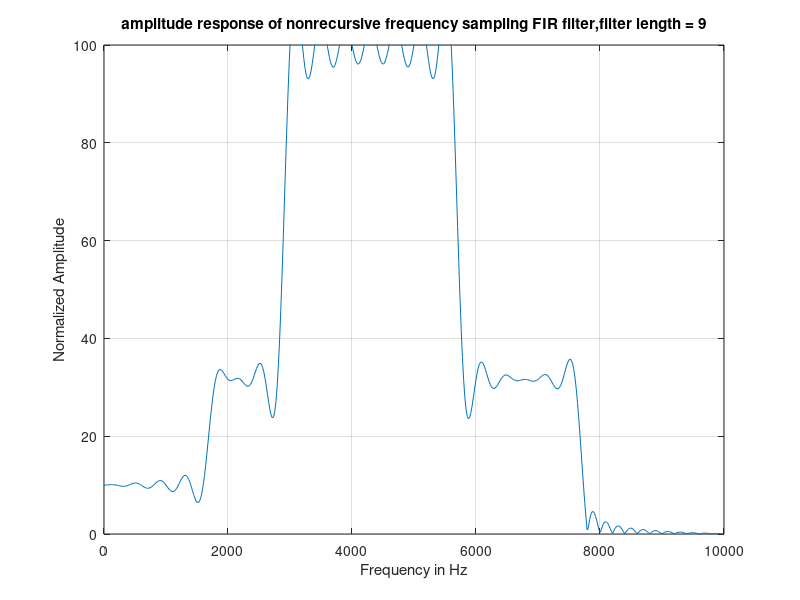
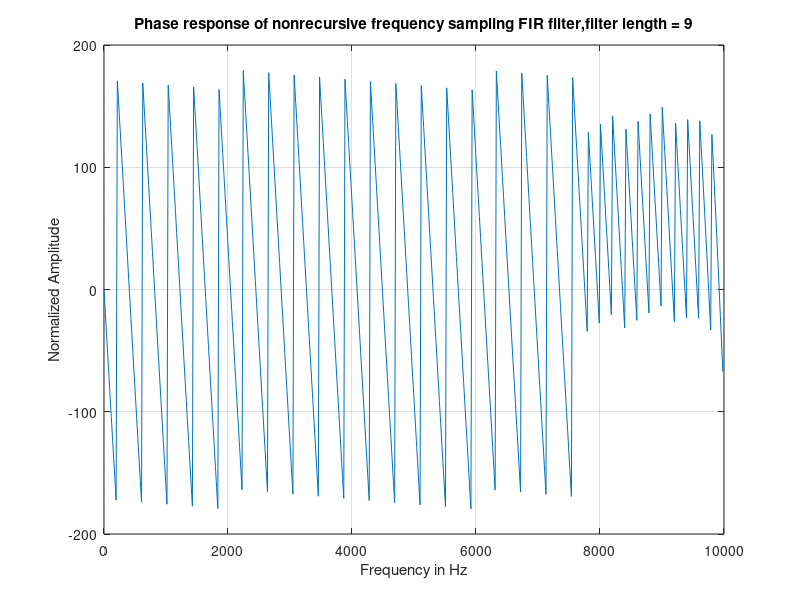

MATLAB code for these plots, in order:
clear all;
clc;
N=100;
alpha=(N/2)-1;
upper_limit=(N/2)-1;
Fs=20000;
H=[10 10 10 10 10 10 10 10 10 31.62 31.62 31.62 31.62 31.62 31.62 100 100 100 100  100 100 100 100  100 100 100 100 100 100 31.62 31.62 31.62 31.62 31.62 31.62 31.62 31.62 31.62 31.62 0 0 0 0 0 0 0 0 0 0 0];
m=1;
for n=0:(N-1);
    for k=1:upper_limit
        inner(k)=2*abs(H(k+1))*cos(abs(2*pi*k*(n-alpha)/N));
    end
    tot_inner=sum(inner)+H(0+1);
    h(m)=(1/N)*tot_inner;
    m=m+1;
end

[H,q]=freqz(h,1,512,Fs);
amp_resp=abs(H);
phase_resp=angle(H);

figure(1);plot(q,amp_resp);
title('amplitude response of nonrecursive frequency sampling FIR filter,filter length = 9');
xlabel('Frequency in Hz');ylabel('Normalized Amplitude');axis([0 Fs/2 0 100]); grid;

figure(2);plot(q,phase_resp*180/pi);
title('Phase response of nonrecursive frequency sampling FIR filter,filter length = 9');
xlabel('Frequency in Hz');ylabel('Normalized Amplitude');axis([0 Fs/2 -200 200]); grid;